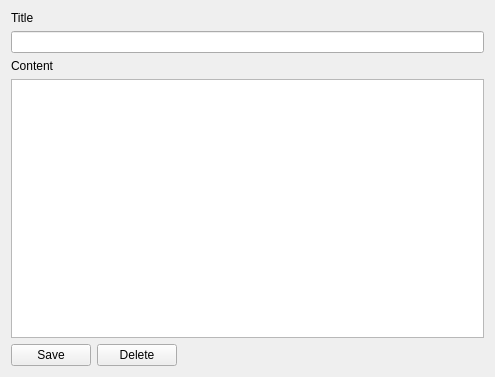
<?xml version="1.0" encoding="UTF-8"?>
<ui version="4.0">
 <class>ArticleEditor</class>
 <widget class="QWidget" name="ArticleEditor">
  <property name="geometry">
   <rect>
    <x>0</x>
    <y>0</y>
    <width>495</width>
    <height>377</height>
   </rect>
  </property>
  <property name="windowTitle">
   <string>Form</string>
  </property>
  <layout class="QVBoxLayout" name="verticalLayout_2">
   <item>
    <layout class="QVBoxLayout" name="verticalLayout">
     <item>
      <layout class="QVBoxLayout" name="verticalLayoutTitle">
       <item>
        <widget class="QLabel" name="labelTitle">
         <property name="text">
          <string>Title</string>
         </property>
        </widget>
       </item>
       <item>
        <widget class="QLineEdit" name="lineEditTitle"/>
       </item>
      </layout>
     </item>
     <item>
      <layout class="QVBoxLayout" name="verticalLayoutContent">
       <item>
        <widget class="QLabel" name="labelContent">
         <property name="text">
          <string>Content</string>
         </property>
        </widget>
       </item>
       <item>
        <widget class="QTextEdit" name="textEditContent"/>
       </item>
      </layout>
     </item>
     <item>
      <layout class="QHBoxLayout" name="horizontalLayout">
       <item>
        <widget class="QPushButton" name="pushButtonSave">
         <property name="text">
          <string>Save</string>
         </property>
         <property name="icon">
          <iconset resource="resources.qrc">
           <normaloff>:/new/resources/resources/save.png</normaloff>:/new/resources/resources/save.png</iconset>
         </property>
        </widget>
       </item>
       <item>
        <widget class="QPushButton" name="pushButtonDelete">
         <property name="text">
          <string>Delete</string>
         </property>
         <property name="icon">
          <iconset resource="resources.qrc">
           <normaloff>:/new/resources/resources/delete.png</normaloff>:/new/resources/resources/delete.png</iconset>
         </property>
        </widget>
       </item>
       <item>
        <spacer name="horizontalSpacer">
         <property name="orientation">
          <enum>Qt::Horizontal</enum>
         </property>
         <property name="sizeHint" stdset="0">
          <size>
           <width>40</width>
           <height>20</height>
          </size>
         </property>
        </spacer>
       </item>
      </layout>
     </item>
    </layout>
   </item>
  </layout>
 </widget>
 <resources>
  <include location="resources.qrc"/>
 </resources>
 <connections/>
</ui>
